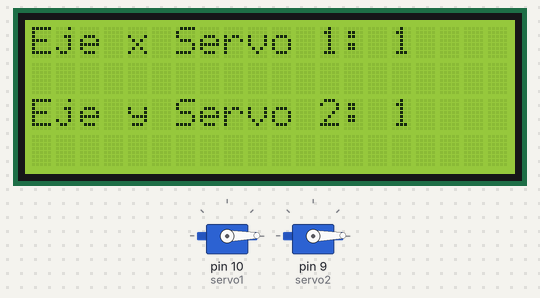
A sketch run on a simulated Arduino Uno, built with avr-gcc and run on an emulated ATmega328P. Shown: 2 × servo, 20×4 character LCD. What the sketch prints to the serial monitor is not drawn.

Above: at 0.1 s.
At 1.9 s:
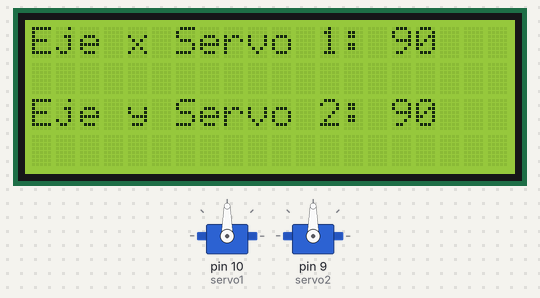
At 4.5 s:
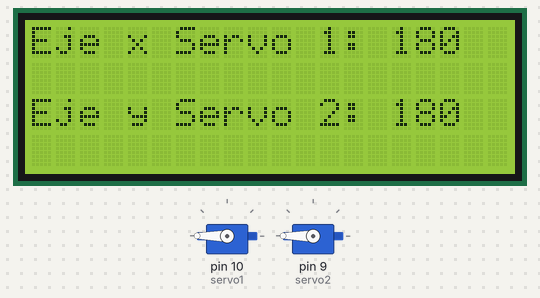
Timing chart, 0 to 130.0 s (numbered marks = the images above):
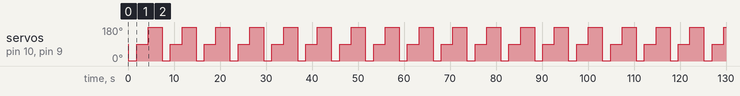

Measured:
- by itself, servo on pin 10 (servo1), servo on pin 9 (servo2): repeats every 7.4 s: 90° 2.5 s, 180° 3.0 s, 1° 1.8 s
- what the display in image 1 shows lasts 2.5 s, from 1.9 s to 4.4 s

The sketch:

elburgo1.ino
```cpp
#include <Servo.h>
#include <Wire.h>
#include <LiquidCrystal_I2C.h>


int servo1 = 10;
int servo2 = 9;
int led = 13;
LiquidCrystal_I2C lcd(0x27,20,4);

Servo Servo1;
Servo Servo2;

void setup() {
   Servo1.attach(servo1);
   Servo2.attach(servo2);
   digitalWrite(led,LOW);
   Serial.begin(9600);

   lcd.init();
   lcd.backlight();

   Servo1.write(0);
   Servo2.write(0);
}
void loop(){
   // Primera posición
   Servo1.write(1);
   Servo2.write(1);
   Serial.print("Eje x del Servomotor 1: ");
   Serial.println(Servo1.read());
   Serial.print("Eje y del Servomotor 2: ");
   Serial.println(Servo2.read());
   lcd.clear();
   lcd.setCursor(0,0);
   lcd.print("Eje x Servo 1: ");
   lcd.print(Servo1.read());
   lcd.setCursor(0,2);
   lcd.print("Eje y Servo 2: ");
   lcd.print(Servo2.read());
   delay(1000);
   digitalWrite(led,HIGH);
   delay(250);
   digitalWrite(led,LOW);
   delay(500);
   // Segunda posición:
   Servo1.write(90);
   Servo2.write(90);
   Serial.print("Eje x del Servomotor 1: ");
   Serial.println(Servo1.read());
   Serial.print("Eje y del Servomotor 2: ");
   Serial.println(Servo2.read());
   lcd.clear();
   lcd.setCursor(0,0);
   lcd.print("Eje x Servo 1: ");
   lcd.print(Servo1.read());
   lcd.setCursor(0,2);
   lcd.print("Eje y Servo 2: ");
   lcd.print(Servo2.read());
   delay(1000);
   digitalWrite(led,HIGH);
   delay(500);
   digitalWrite(led,LOW);
   delay(250);
   digitalWrite(led,HIGH);
   delay(500);
   digitalWrite(led,LOW);
   delay(250);
   // Tercera posición
   Servo1.write(180);
   Servo2.write(180);
   Serial.print("Eje x del Servomotor 1: ");
   Serial.println(Servo1.read());
   Serial.print("Eje y del Servomotor 2: ");
   Serial.println(Servo2.read());
   lcd.clear();
   lcd.setCursor(0,0);
   lcd.print("Eje x Servo 1: ");
   lcd.print(Servo1.read());
   lcd.setCursor(0,2);
   lcd.print("Eje y Servo 2: ");
   lcd.print(Servo2.read());
   delay(1000);
   digitalWrite(led,HIGH);
   delay(1000);
   digitalWrite(led,LOW);
   delay(1000);

}
```
